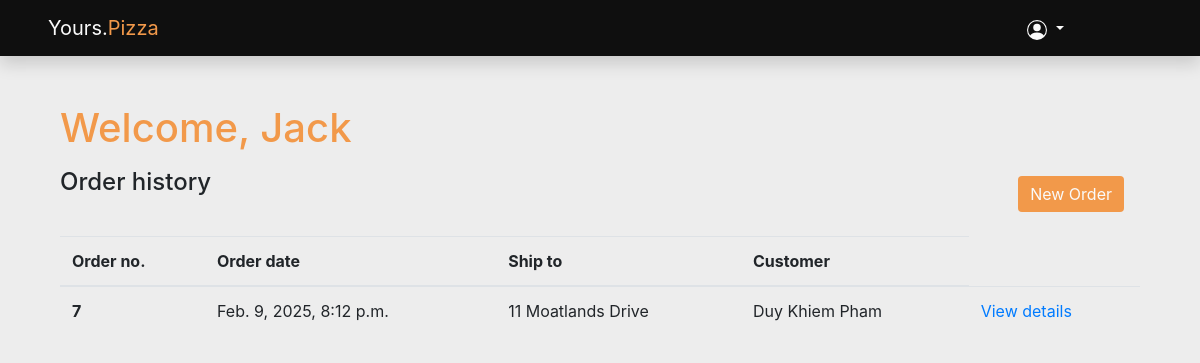
Screenshot of /history (signed in) with the database file from the repository.
### pizzaorder/models.py (models this page shows)
class Order(models.Model):
    user = models.ForeignKey(User, on_delete=models.CASCADE)
    customer_name = models.CharField(null=True, max_length=100)
    date_created = models.DateTimeField(auto_now=True)
    address = models.TextField(null=True)
    size = models.ForeignKey(PizzaSize, on_delete=models.CASCADE)
    crust_type = models.CharField(max_length=100)
    sauce = models.ForeignKey(PizzaSauce, on_delete=models.CASCADE)
    cheese = models.ForeignKey(Cheese, on_delete=models.CASCADE)
    toppings = models.ManyToManyField(Toppings)

### pizzaorder/views.py (the view)
# urls.py: path('history', views.history, name='history'),
@login_required
def history(request):
    user_id = request.session['user_id']
    user = get_object_or_404(User, id=user_id)
    order_history = models.Order.objects.filter(user=user)
    return render(request, 'history.html', {'order_history':order_history, 'first_name': user.first_name})

### pizzaorder/templates/history.html (shortened to what this page needs)
{% extends 'base.html' %}
{% block content %}
<h1>Welcome, {{ first_name }}</h1>
<div class="row my-3">
    <span class="col-6 text-left">
        <h4>Order history</h4>
    </span>
    <span class="col-6 text-right">
        <a class="nav-link" href="{% url 'order' %}"><button class="btn btn-confirm">New Order</button></a>
    </span>
</div>
<table class="table table-hover">
    <thead>
        <tr>
            <th scope="col">Order no.</th>
            <th scope="col">Order date</th>
            <th scope="col">Ship to</th>
            <th scope="col">Customer</th>
        </tr>
    </thead>
    <tbody>
        {% if order_history %}
            {% for order in order_history %}
                <tr>
                    <th scope="row">{{ order.id }}</th>
                    <td>{{ order.date_created }}</td>
                    <td>{{ order.address }}</td>
                    <td>{{ order.customer_name }}</td>
                    {% if order.customer_name %}
                        <td><a href="{% url 'summary' order_id=order.id %}">View details</a></td>
                    {% else %}
                        <td><a href="{% url 'checkout' order_id=order.id %}">Make payment</a></td>
                    {% endif %}
                </tr>
            {% endfor %}
        {% endif %}
    </tbody>
</table>
{% endblock %}

### pizzaorder/static/styles.css (style rules this page uses)
body { background-color: #EDEDED; }
h1 { color: #F2994A; }
.btn { background-color: #F2994A; color: #FAFAFA; border: none; }

### rows the page displays
Order: id "7", date_created "Feb. 9, 2025, 8:12 p.m.", address "11 Moatlands Drive", customer_name "Duy Khiem Pham", shows "View details"

### other values shown
{{ first_name }} "Jack"
